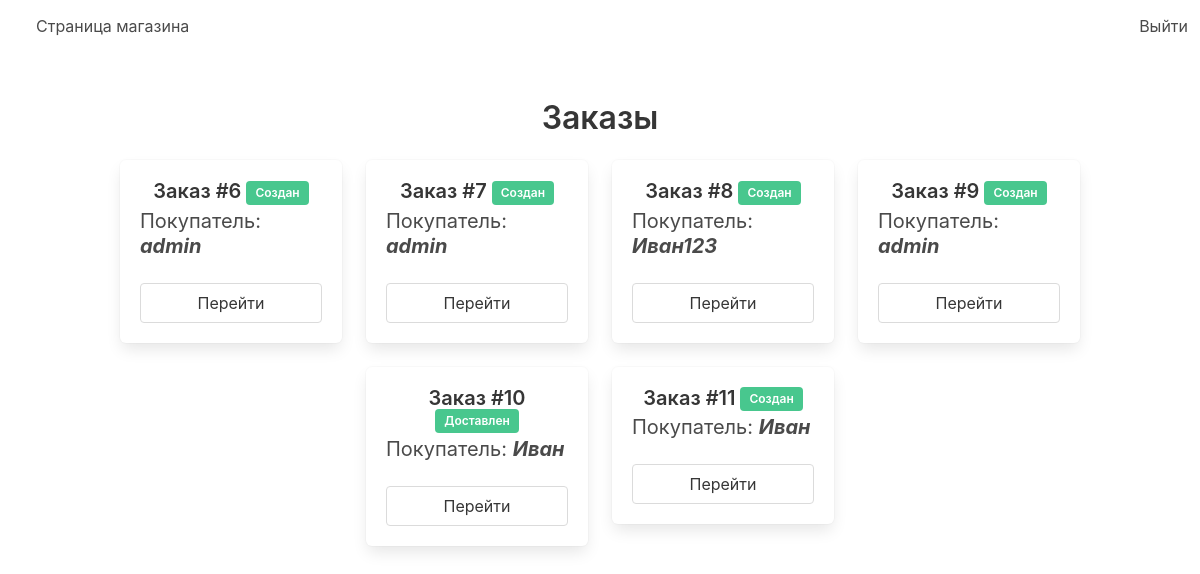
The app's page /staff/home/ with its own data.
### store/models.py (models this page shows, shortened)
class Order(models.Model):
    customer = models.ForeignKey(User, on_delete=models.CASCADE)
    address = models.CharField(max_length=255)
    phone = models.CharField(max_length=255)
    total_price = models.IntegerField()
    status = models.CharField(
        choices=STATUS, null=True, max_length=255, default='Создан')
    comment = models.CharField(max_length=255, blank=True, null=True)

### staff/views.py (the view)
# urls.py: path('home/', views.home, name='home'),
def home(request):
    orders = Order.objects.all()
    return render(request, 'admin.html', {'orders': orders})

### staff/templates/admin.html
{% extends 'admin_layout.html' %}
{% block content %}
<section class="section">
    <div class="container">
        <div class="title has-text-centered">Заказы</div>
        <div class="columns is-multiline is-centered">
            {% for order in orders %}
            <div class="column is-3">
                <div class="box">
                    <div class="title is-5 has-text-centered">
                        Заказ #{{order.pk}}
                        <span class="tag is-meduim is-success">
                            {{ order.status }}
                        </span>
                    </div>
                    <div class="subtitle">
                        Покупатель:
                        <span class="is-italic has-text-weight-bold">
                            {{ order.customer }}
                        </span>
                    </div>
                    <a class="button is-fullwidth" href="{% url 'staff:order' order.pk %}">
                        Перейти
                    </a>
                </div>
            </div>
            {% endfor %}
        </div>
    </div>
</section>
{% endblock %}

### staff/templates/admin_layout.html (shortened to what this page needs)
{% load static %}
<html lang="en">
<head>
    <link rel="stylesheet" href="{% static 'static/bulma.css' %}">
    <link rel="stylesheet" href="{% static 'static/style.css' %}">
</head>
<body>
    <nav class="navbar">
        <div class="navbar-brand">
            <a href="{% url 'staff:home' %}" class="navbar-item">
            </a>
        </div>
        <div class="navbar-menu">
            <div class="navbar-start">
                <a href="{% url 'store:home' %}" class="navbar-item">
                    Страница магазина
                </a>
            </div>
            <div class="navbar-end">
                <a href="{% url 'users:sign_out' %}" class="navbar-item">
                    Выйти
                </a>
            </div>
        </div>
    </nav>
    {% block content %}
    {% endblock %}
</body>
</html>

### records on screen
Order: pk "6", status "Создан", customer "admin"
Order: pk "7", status "Создан", customer "admin"
Order: pk "8", status "Создан", customer "Иван123"
Order: pk "9", status "Создан", customer "admin"
Order: pk "10", status "Доставлен", customer "Иван"
Order: pk "11", status "Создан", customer "Иван"
